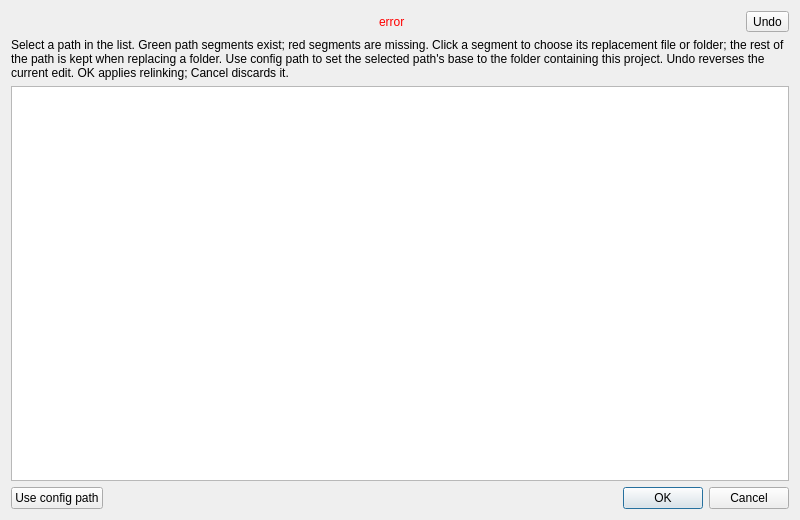
<?xml version="1.0" encoding="UTF-8"?>
<ui version="4.0">
 <class>RelinkingDialog</class>
 <widget class="QDialog" name="RelinkingDialog">
  <property name="geometry">
   <rect>
    <x>0</x>
    <y>0</y>
    <width>800</width>
    <height>520</height>
   </rect>
  </property>
  <property name="minimumSize">
   <size>
    <width>640</width>
    <height>420</height>
   </size>
  </property>
  <property name="windowTitle">
   <string>Relinking</string>
  </property>
  <layout class="QVBoxLayout" name="verticalLayout">
   <property name="spacing">
    <number>6</number>
   </property>
   <item>
    <layout class="QHBoxLayout" name="horizontalLayout_3" stretch="0,0,0">
     <property name="rightMargin">
      <number>0</number>
     </property>
     <item>
      <widget class="RelinkablePathVisualization" name="pathVisualization" native="true">
       <property name="sizePolicy">
        <sizepolicy hsizetype="MinimumExpanding" vsizetype="Preferred">
         <horstretch>0</horstretch>
         <verstretch>0</verstretch>
        </sizepolicy>
       </property>
      </widget>
     </item>
     <item>
      <widget class="QLabel" name="errorLabel">
       <property name="sizePolicy">
        <sizepolicy hsizetype="Expanding" vsizetype="Preferred">
         <horstretch>0</horstretch>
         <verstretch>0</verstretch>
        </sizepolicy>
       </property>
       <property name="palette">
        <palette>
         <active>
          <colorrole role="WindowText">
           <brush brushstyle="SolidPattern">
            <color alpha="255">
             <red>255</red>
             <green>0</green>
             <blue>0</blue>
            </color>
           </brush>
          </colorrole>
         </active>
         <inactive>
          <colorrole role="WindowText">
           <brush brushstyle="SolidPattern">
            <color alpha="255">
             <red>255</red>
             <green>0</green>
             <blue>0</blue>
            </color>
           </brush>
          </colorrole>
         </inactive>
         <disabled>
          <colorrole role="WindowText">
           <brush brushstyle="SolidPattern">
            <color alpha="255">
             <red>120</red>
             <green>120</green>
             <blue>120</blue>
            </color>
           </brush>
          </colorrole>
         </disabled>
        </palette>
       </property>
       <property name="text">
        <string notr="true">error</string>
       </property>
       <property name="wordWrap">
        <bool>true</bool>
       </property>
      </widget>
     </item>
     <item>
      <widget class="QToolButton" name="undoButton">
       <property name="sizePolicy">
        <sizepolicy hsizetype="Preferred" vsizetype="Preferred">
         <horstretch>0</horstretch>
         <verstretch>0</verstretch>
        </sizepolicy>
       </property>
       <property name="toolTip">
        <string>Undo</string>
       </property>
       <property name="toolButtonStyle">
        <enum>Qt::ToolButtonTextBesideIcon</enum>
       </property>
       <property name="text">
        <string>Undo</string>
       </property>
       <property name="icon">
        <iconset resource="../resources/resources.qrc">
         <normaloff>:/icons/undo.svg</normaloff>:/icons/undo.svg</iconset>
       </property>
      </widget>
     </item>
    </layout>
   </item>
   <item>
    <widget class="QLabel" name="instructionsLabel">
     <property name="text">
      <string>Select a path in the list. Green path segments exist; red segments are missing. Click a segment to choose its replacement file or folder; the rest of the path is kept when replacing a folder. Use config path to set the selected path's base to the folder containing this project. Undo reverses the current edit. OK applies relinking; Cancel discards it.</string>
     </property>
     <property name="wordWrap">
      <bool>true</bool>
     </property>
    </widget>
   </item>
   <item>
    <widget class="RelinkingListView" name="listView">
     <property name="styleSheet">
      <string notr="true">show-decoration-selected: 0;</string>
     </property>
     <property name="horizontalScrollBarPolicy">
      <enum>Qt::ScrollBarAlwaysOff</enum>
     </property>
     <property name="editTriggers">
      <set>QAbstractItemView::NoEditTriggers</set>
     </property>
    </widget>
   </item>
   <item>
    <layout class="QHBoxLayout" name="buttonLayout">
     <item>
      <widget class="QPushButton" name="useConfigPathButton">
       <property name="toolTip">
        <string>Use the folder containing this project as the selected path's base.</string>
       </property>
       <property name="text">
        <string>Use config path</string>
       </property>
      </widget>
     </item>
     <item>
      <spacer name="buttonSpacer">
       <property name="orientation">
        <enum>Qt::Horizontal</enum>
       </property>
       <property name="sizeHint" stdset="0">
        <size>
         <width>40</width>
         <height>20</height>
        </size>
       </property>
      </spacer>
     </item>
     <item>
      <widget class="QDialogButtonBox" name="buttonBox">
       <property name="orientation">
        <enum>Qt::Horizontal</enum>
       </property>
       <property name="standardButtons">
        <set>QDialogButtonBox::Cancel|QDialogButtonBox::Ok</set>
       </property>
      </widget>
     </item>
    </layout>
   </item>
  </layout>
 </widget>
 <customwidgets>
  <customwidget>
   <class>RelinkingListView</class>
   <extends>QListView</extends>
   <header location="global">RelinkingListView.h</header>
  </customwidget>
  <customwidget>
   <class>RelinkablePathVisualization</class>
   <extends>QWidget</extends>
   <header location="global">RelinkablePathVisualization.h</header>
   <container>1</container>
  </customwidget>
 </customwidgets>
 <resources>
  <include location="../resources/resources.qrc"/>
 </resources>
 <connections>
  <connection>
   <sender>buttonBox</sender>
   <signal>rejected()</signal>
   <receiver>RelinkingDialog</receiver>
   <slot>reject()</slot>
   <hints>
    <hint type="sourcelabel">
     <x>325</x>
     <y>290</y>
    </hint>
    <hint type="destinationlabel">
     <x>286</x>
     <y>274</y>
    </hint>
   </hints>
  </connection>
 </connections>
</ui>
